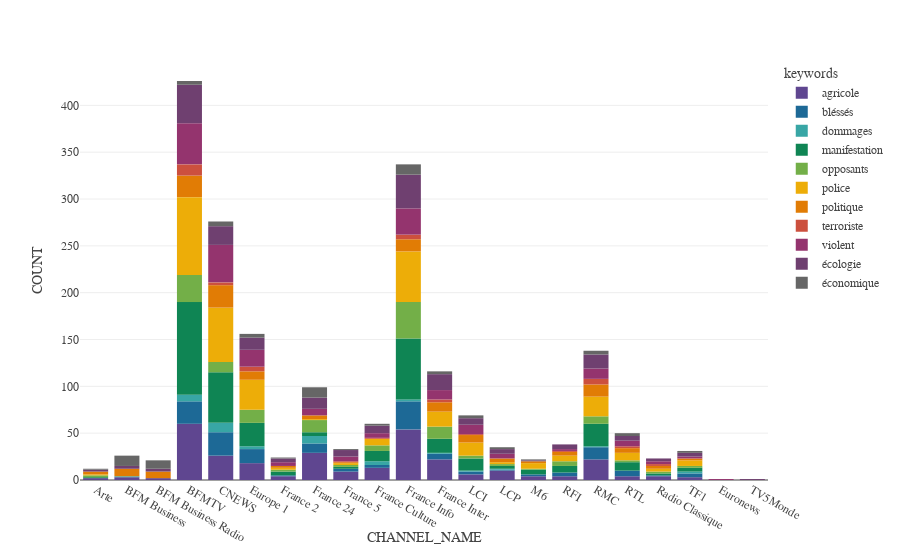

The notebook cell saved with this chart:
### Code cell
px.bar(count.loc[count["CHANNEL_NAME"].isin(top_channels)], 
       x="CHANNEL_NAME", y="COUNT", color="keywords", color_discrete_sequence= px.colors.qualitative.Prism)

### Figure 1 — Plotly figure (JSON) as saved in the notebook; plotly's stock layout.template omitted (floating-point values rounded to 4 significant figures)
{"data": [{"alignmentgroup": "True", "hovertemplate": "keywords=agricole<br>CHANNEL_NAME=%{x}<br>COUNT=%{y}<extra></extra>", "legendgroup": "agricole", "marker": {"color": "rgb(95, 70, 144)", "pattern": {"shape": ""}}, "name": "agricole", "offsetgroup": "agricole", "orientation": "v", "showlegend": true, "textposition": "auto", "type": "bar", "x": ["Arte", "BFM Business", "BFM Business Radio", "BFMTV", "CNEWS", "Europe 1", "France 2", "France 24", "France 5", "France Culture", "France Info", "France Inter", "LCI", "LCP", "M6", "RFI", "RMC", "RTL", "Radio Classique", "TF1"], "xaxis": "x", "y": [2, 3, 2, 60, 26, 18, 4, 29, 9, 13, 54, 22, 6, 10, 4, 4, 22, 4, 4, 3], "yaxis": "y"}, {"alignmentgroup": "True", "hovertemplate": "keywords=bléssés<br>CHANNEL_NAME=%{x}<br>COUNT=%{y}<extra></extra>", "legendgroup": "bléssés", "marker": {"color": "rgb(29, 105, 150)", "pattern": {"shape": ""}}, "name": "bléssés", "offsetgroup": "bléssés", "orientation": "v", "showlegend": true, "textposition": "auto", "type": "bar", "x": ["BFMTV", "CNEWS", "Europe 1", "France 2", "France 24", "France 5", "France Culture", "France Info", "France Inter", "LCI", "LCP", "M6", "RFI", "RMC", "RTL", "Radio Classique", "TF1"], "xaxis": "x", "y": [24, 25, 15, 1, 10, 3, 3, 30, 6, 3, 1, 2, 4, 13, 6, 1, 4], "yaxis": "y"}, {"alignmentgroup": "True", "hovertemplate": "keywords=dommages<br>CHANNEL_NAME=%{x}<br>COUNT=%{y}<extra></extra>", "legendgroup": "dommages", "marker": {"color": "rgb(56, 166, 165)", "pattern": {"shape": ""}}, "name": "dommages", "offsetgroup": "dommages", "orientation": "v", "showlegend": true, "textposition": "auto", "type": "bar", "x": ["BFM Business", "BFMTV", "CNEWS", "Europe 1", "France 24", "France Culture", "France Info", "France Inter", "LCI", "LCP", "RMC", "TF1"], "xaxis": "x", "y": [1, 7, 10, 3, 8, 4, 2, 1, 1, 1, 1, 2], "yaxis": "y"}, {"alignmentgroup": "True", "hovertemplate": "keywords=manifestation<br>CHANNEL_NAME=%{x}<br>COUNT=%{y}<extra></extra>", "legendgroup": "manifestation", "marker": {"color": "rgb(15, 133, 84)", "pattern": {"shape": ""}}, "name": "manifestation", "offsetgroup": "manifestation", "orientation": "v", "showlegend": true, "textposition": "auto", "type": "bar", "x": ["Arte", "BFMTV", "CNEWS", "Europe 1", "France 2", "France 24", "France 5", "France Culture", "France Info", "France Inter", "LCI", "LCP", "M6", "RFI", "RMC", "RTL", "Radio Classique", "TF1"], "xaxis": "x", "y": [1, 99, 54, 25, 4, 4, 2, 11, 65, 15, 13, 3, 5, 7, 24, 9, 2, 4], "yaxis": "y"}, {"alignmentgroup": "True", "hovertemplate": "keywords=opposants<br>CHANNEL_NAME=%{x}<br>COUNT=%{y}<extra></extra>", "legendgroup": "opposants", "marker": {"color": "rgb(115, 175, 72)", "pattern": {"shape": ""}}, "name": "opposants", "offsetgroup": "opposants", "orientation": "v", "showlegend": true, "textposition": "auto", "type": "bar", "x": ["Arte", "BFMTV", "CNEWS", "Europe 1", "France 2", "France 24", "France 5", "France Culture", "France Info", "France Inter", "LCI", "LCP", "M6", "RFI", "RMC", "RTL", "Radio Classique", "TF1"], "xaxis": "x", "y": [2, 29, 11, 14, 2, 13, 2, 6, 39, 13, 3, 2, 1, 5, 8, 2, 2, 2], "yaxis": "y"}, {"alignmentgroup": "True", "hovertemplate": "keywords=police<br>CHANNEL_NAME=%{x}<br>COUNT=%{y}<extra></extra>", "legendgroup": "police", "marker": {"color": "rgb(237, 173, 8)", "pattern": {"shape": ""}}, "name": "police", "offsetgroup": "police", "orientation": "v", "showlegend": true, "textposition": "auto", "type": "bar", "x": ["Arte", "BFMTV", "CNEWS", "Europe 1", "France 2", "France 24", "France 5", "France Culture", "France Info", "France Inter", "LCI", "LCP", "M6", "RFI", "RMC", "RTL", "Radio Classique", "TF1"], "xaxis": "x", "y": [1, 83, 58, 32, 2, 1, 2, 7, 54, 16, 14, 2, 6, 6, 21, 8, 3, 6], "yaxis": "y"}, {"alignmentgroup": "True", "hovertemplate": "keywords=politique<br>CHANNEL_NAME=%{x}<br>COUNT=%{y}<extra></extra>", "legendgroup": "politique", "marker": {"color": "rgb(225, 124, 5)", "pattern": {"shape": ""}}, "name": "politique", "offsetgroup": "politique", "orientation": "v", "showlegend": true, "textposition": "auto", "type": "bar", "x": ["Arte", "BFM Business", "BFM Business Radio", "BFMTV", "CNEWS", "Europe 1", "France 2", "France 24", "France 5", "France Info", "France Inter", "LCI", "LCP", "M6", "RFI", "RMC", "RTL", "Radio Classique", "TF1"], "xaxis": "x", "y": [3, 8, 7, 23, 24, 9, 2, 4, 1, 13, 10, 8, 4, 2, 4, 13, 5, 3, 2], "yaxis": "y"}, {"alignmentgroup": "True", "hovertemplate": "keywords=terroriste<br>CHANNEL_NAME=%{x}<br>COUNT=%{y}<extra></extra>", "legendgroup": "terroriste", "marker": {"color": "rgb(204, 80, 62)", "pattern": {"shape": ""}}, "name": "terroriste", "offsetgroup": "terroriste", "orientation": "v", "showlegend": true, "textposition": "auto", "type": "bar", "x": ["BFMTV", "CNEWS", "Europe 1", "France 5", "France Culture", "France Info", "France Inter", "LCI", "RFI", "RMC", "RTL", "Radio Classique"], "xaxis": "x", "y": [12, 3, 5, 1, 1, 5, 3, 1, 1, 6, 2, 2], "yaxis": "y"}, {"alignmentgroup": "True", "hovertemplate": "keywords=violent<br>CHANNEL_NAME=%{x}<br>COUNT=%{y}<extra></extra>", "legendgroup": "violent", "marker": {"color": "rgb(148, 52, 110)", "pattern": {"shape": ""}}, "name": "violent", "offsetgroup": "violent", "orientation": "v", "showlegend": true, "textposition": "auto", "type": "bar", "x": ["BFMTV", "CNEWS", "Euronews", "Europe 1", "France 2", "France 24", "France 5", "France Culture", "France Info", "France Inter", "LCI", "LCP", "RFI", "RMC", "RTL", "Radio Classique", "TF1"], "xaxis": "x", "y": [44, 40, 1, 18, 4, 7, 5, 5, 28, 10, 10, 5, 2, 11, 6, 3, 2], "yaxis": "y"}, {"alignmentgroup": "True", "hovertemplate": "keywords=écologie<br>CHANNEL_NAME=%{x}<br>COUNT=%{y}<extra></extra>", "legendgroup": "écologie", "marker": {"color": "rgb(111, 64, 112)", "pattern": {"shape": ""}}, "name": "écologie", "offsetgroup": "écologie", "orientation": "v", "showlegend": true, "textposition": "auto", "type": "bar", "x": ["Arte", "BFM Business", "BFM Business Radio", "BFMTV", "CNEWS", "Europe 1", "France 2", "France 24", "France 5", "France Culture", "France Info", "France Inter", "LCI", "LCP", "M6", "RFI", "RMC", "RTL", "Radio Classique", "TF1", "TV5Monde"], "xaxis": "x", "y": [2, 3, 3, 41, 20, 13, 4, 12, 7, 8, 36, 17, 7, 5, 1, 5, 15, 5, 3, 4, 1], "yaxis": "y"}, {"alignmentgroup": "True", "hovertemplate": "keywords=économique<br>CHANNEL_NAME=%{x}<br>COUNT=%{y}<extra></extra>", "legendgroup": "économique", "marker": {"color": "rgb(102, 102, 102)", "pattern": {"shape": ""}}, "name": "économique", "offsetgroup": "économique", "orientation": "v", "showlegend": true, "textposition": "auto", "type": "bar", "x": ["Arte", "BFM Business", "BFM Business Radio", "BFMTV", "CNEWS", "Europe 1", "France 2", "France 24", "France 5", "France Culture", "France Info", "France Inter", "LCI", "LCP", "M6", "RMC", "RTL", "TF1"], "xaxis": "x", "y": [1, 11, 9, 4, 5, 4, 1, 11, 1, 2, 11, 3, 3, 2, 1, 4, 3, 2], "yaxis": "y"}], "layout": {"barmode": "relative", "legend": {"title": {"text": "keywords"}, "tracegroupgap": 0}, "margin": {"t": 60}, "xaxis": {"anchor": "y", "domain": [0, 1], "title": {"text": "CHANNEL_NAME"}}, "yaxis": {"anchor": "x", "domain": [0, 1], "title": {"text": "COUNT"}}}}
